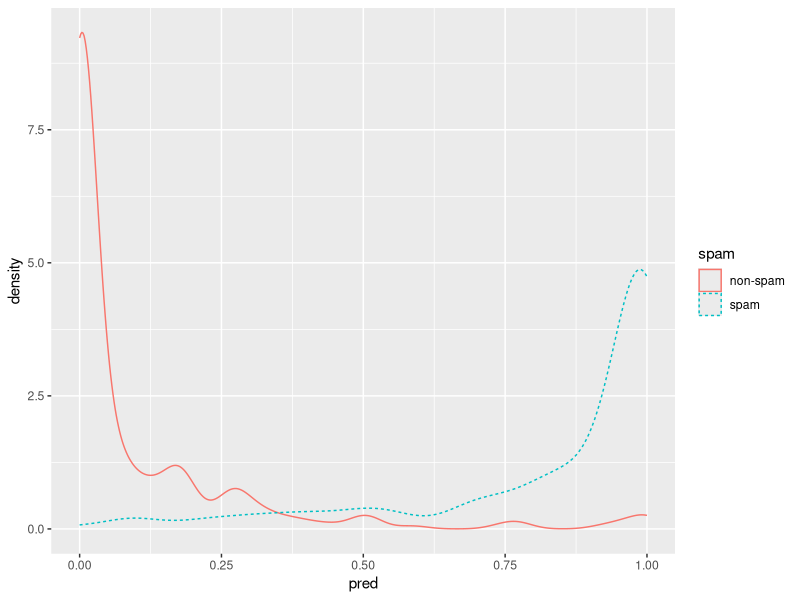
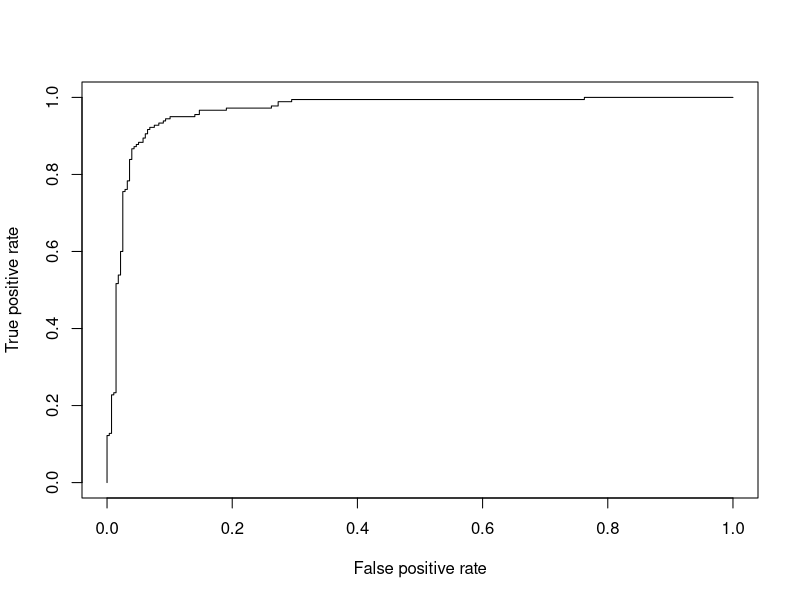

These charts were generated, in order, by the following R code: (Note: this script raises an error after producing the figures.)
# Logistic Regression

#read input from the tab seperated values
spamD <- read.table('spamD.tsv', header = T, sep = '\t')

#split data for training
spamTrain <- subset(spamD, spamD$rgroup >=10)

spamTest <- subset(spamD, spamD$rgroup <10)

spamVars <- setdiff(colnames(spamD), list('rgroup', 'spam'))

spamFormula <- as.formula(paste('spam=="spam"', paste(spamVars, collapse = ' + '), sep = ' ~ '))

spamModel <- glm(spamFormula, family = binomial(link='logit'), data = spamTrain)
summary(spamModel)

spamTrain$pred <- predict(spamModel, newdata = spamTrain, type = 'response')

spamTest$pred <- predict(spamModel, newdata = spamTest, type = 'response')

#Confusion Matrix
print(with(spamTest, table(y=spam, glmPred=pred>0.5)))

#Double Density Plot
library (ggplot2)
ggplot(data=spamTest) + geom_density(aes(x=pred, color = spam, linetype=spam))

#AUC
library(ROCR)
eval <- prediction(spamTest$pred, spamTest$spam)

plot(performance(eval, "tpr", "fpr") )
print(attributes(performance(eval, 'auc'))$y.values[[1]])

#Log likelihood
sum(ifelse(spamTest$spam == 'spam', log(spamTest$pred), log(1-spamTest$pred) ))


sum(ifelse(spamTest$spam == 'spam', log(spamTest$pred), log(1-spamTest$pred)))/dim(spamTest)[[1]]

#null model's LogLikelihood
pNull <- sum(ifelse(spamTest$spam == 'spam',1,0))/dim(spamTest)[[1]]

sum(ifelse(spamTest$spam=='spam',1,0)) *log(pNull) + sum(ifelse(spamTest$spam=='spam',0,1)) *log(1-pNull)

#entropy
entropy <- function(x) {
  xpos <- x[x>0]
  scaled <- xpos/sum(xpos)
  sum(-scaled*log(scaled,2))
}

print(entropy(table(spamTest$spam)))

conditionalEntropy <- function(t) {
  (sum(t[,1])*entropy(t[,1]) + sum(t[,2])*entropy(t[,2]))/sum(t)
}

print(conditionalEntropy(cM))
